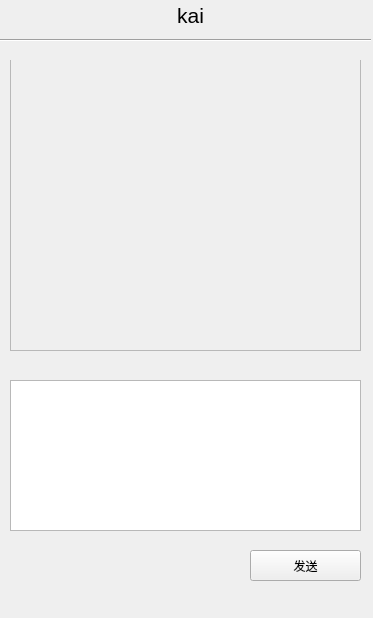
<?xml version="1.0" encoding="UTF-8"?>
<ui version="4.0">
 <class>Form_message</class>
 <widget class="QWidget" name="Form_message">
  <property name="geometry">
   <rect>
    <x>0</x>
    <y>0</y>
    <width>373</width>
    <height>618</height>
   </rect>
  </property>
  <property name="windowTitle">
   <string>Form</string>
  </property>
  <widget class="QWidget" name="widget" native="true">
   <property name="geometry">
    <rect>
     <x>0</x>
     <y>0</y>
     <width>371</width>
     <height>541</height>
    </rect>
   </property>
   <widget class="Line" name="line">
    <property name="geometry">
     <rect>
      <x>0</x>
      <y>30</y>
      <width>391</width>
      <height>20</height>
     </rect>
    </property>
    <property name="orientation">
     <enum>Qt::Orientation::Horizontal</enum>
    </property>
   </widget>
   <widget class="QLabel" name="label">
    <property name="geometry">
     <rect>
      <x>80</x>
      <y>0</y>
      <width>221</width>
      <height>31</height>
     </rect>
    </property>
    <property name="font">
     <font>
      <pointsize>16</pointsize>
     </font>
    </property>
    <property name="contextMenuPolicy">
     <enum>Qt::ContextMenuPolicy::NoContextMenu</enum>
    </property>
    <property name="layoutDirection">
     <enum>Qt::LayoutDirection::LeftToRight</enum>
    </property>
    <property name="text">
     <string>kai</string>
    </property>
    <property name="alignment">
     <set>Qt::AlignmentFlag::AlignCenter</set>
    </property>
   </widget>
   <widget class="QWidget" name="widget_message" native="true">
    <property name="geometry">
     <rect>
      <x>10</x>
      <y>60</y>
      <width>621</width>
      <height>301</height>
     </rect>
    </property>
    <widget class="QScrollArea" name="scrollArea">
     <property name="geometry">
      <rect>
       <x>0</x>
       <y>-10</y>
       <width>351</width>
       <height>301</height>
      </rect>
     </property>
     <property name="widgetResizable">
      <bool>true</bool>
     </property>
     <widget class="QWidget" name="scrollAreaWidgetContents">
      <property name="geometry">
       <rect>
        <x>0</x>
        <y>0</y>
        <width>349</width>
        <height>299</height>
       </rect>
      </property>
     </widget>
    </widget>
   </widget>
   <widget class="QTextEdit" name="textEdit">
    <property name="geometry">
     <rect>
      <x>10</x>
      <y>380</y>
      <width>351</width>
      <height>151</height>
     </rect>
    </property>
   </widget>
  </widget>
  <widget class="PushButton" name="pushButton_send">
   <property name="geometry">
    <rect>
     <x>250</x>
     <y>550</y>
     <width>111</width>
     <height>31</height>
    </rect>
   </property>
   <property name="text">
    <string>发送</string>
   </property>
  </widget>
 </widget>
 <customwidgets>
  <customwidget>
   <class>PushButton</class>
   <extends>QPushButton</extends>
   <header location="global">qfluentwidgets</header>
  </customwidget>
 </customwidgets>
 <resources/>
 <connections/>
</ui>
